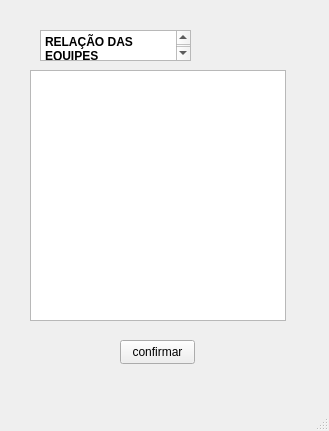
<?xml version="1.0" encoding="UTF-8"?>
<ui version="4.0">
 <class>MainWindow</class>
 <widget class="QMainWindow" name="MainWindow">
  <property name="geometry">
   <rect>
    <x>0</x>
    <y>0</y>
    <width>329</width>
    <height>431</height>
   </rect>
  </property>
  <property name="windowTitle">
   <string>MainWindow</string>
  </property>
  <widget class="QWidget" name="centralwidget">
   <widget class="QTextEdit" name="textEdit">
    <property name="geometry">
     <rect>
      <x>40</x>
      <y>30</y>
      <width>151</width>
      <height>31</height>
     </rect>
    </property>
    <property name="html">
     <string>&lt;!DOCTYPE HTML PUBLIC &quot;-//W3C//DTD HTML 4.0//EN&quot; &quot;http://www.w3.org/TR/REC-html40/strict.dtd&quot;&gt;
&lt;html&gt;&lt;head&gt;&lt;meta name=&quot;qrichtext&quot; content=&quot;1&quot; /&gt;&lt;meta charset=&quot;utf-8&quot; /&gt;&lt;style type=&quot;text/css&quot;&gt;
p, li { white-space: pre-wrap; }
hr { height: 1px; border-width: 0; }
li.unchecked::marker { content: &quot;\2610&quot;; }
li.checked::marker { content: &quot;\2612&quot;; }
&lt;/style&gt;&lt;/head&gt;&lt;body style=&quot; font-family:'Segoe UI'; font-size:9pt; font-weight:400; font-style:normal;&quot;&gt;
&lt;p style=&quot; margin-top:0px; margin-bottom:0px; margin-left:0px; margin-right:0px; -qt-block-indent:0; text-indent:0px;&quot;&gt;&lt;span style=&quot; font-weight:700;&quot;&gt;RELAÇÃO DAS EQUIPES&lt;/span&gt;&lt;/p&gt;&lt;/body&gt;&lt;/html&gt;</string>
    </property>
   </widget>
   <widget class="QPushButton" name="pushButton">
    <property name="geometry">
     <rect>
      <x>120</x>
      <y>340</y>
      <width>75</width>
      <height>24</height>
     </rect>
    </property>
    <property name="text">
     <string>confirmar</string>
    </property>
   </widget>
   <widget class="QListView" name="listView">
    <property name="geometry">
     <rect>
      <x>30</x>
      <y>70</y>
      <width>256</width>
      <height>251</height>
     </rect>
    </property>
   </widget>
  </widget>
  <widget class="QMenuBar" name="menubar">
   <property name="geometry">
    <rect>
     <x>0</x>
     <y>0</y>
     <width>329</width>
     <height>22</height>
    </rect>
   </property>
  </widget>
  <widget class="QStatusBar" name="statusbar"/>
 </widget>
 <resources/>
 <connections/>
</ui>
